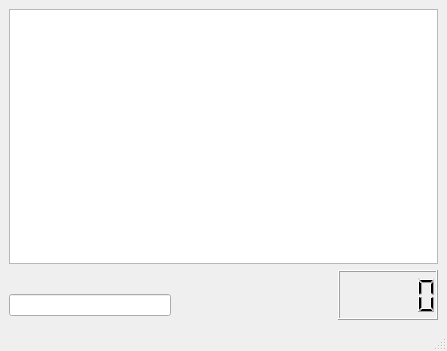
<?xml version="1.0" encoding="UTF-8"?>
<ui version="4.0">
 <class>QCheckInWindow</class>
 <widget class="QMainWindow" name="QCheckInWindow">
  <property name="geometry">
   <rect>
    <x>0</x>
    <y>0</y>
    <width>447</width>
    <height>351</height>
   </rect>
  </property>
  <property name="windowTitle">
   <string>QCheckInWindow</string>
  </property>
  <property name="windowIcon">
   <iconset resource="images.qrc">
    <normaloff>:/images/icon</normaloff>:/images/icon</iconset>
  </property>
  <widget class="QWidget" name="centralwidget">
   <layout class="QVBoxLayout" name="verticalLayout_2">
    <item>
     <widget class="QTextBrowser" name="textBrowser"/>
    </item>
    <item>
     <layout class="QHBoxLayout" name="horizontalLayout_2">
      <item>
       <layout class="QVBoxLayout" name="verticalLayout">
        <item>
         <spacer name="horizontalSpacer">
          <property name="orientation">
           <enum>Qt::Horizontal</enum>
          </property>
          <property name="sizeHint" stdset="0">
           <size>
            <width>40</width>
            <height>20</height>
           </size>
          </property>
         </spacer>
        </item>
        <item>
         <layout class="QHBoxLayout" name="horizontalLayout">
          <item>
           <widget class="QLineEdit" name="lineEdit"/>
          </item>
          <item>
           <spacer name="horizontalSpacer_2">
            <property name="orientation">
             <enum>Qt::Horizontal</enum>
            </property>
            <property name="sizeHint" stdset="0">
             <size>
              <width>40</width>
              <height>20</height>
             </size>
            </property>
           </spacer>
          </item>
         </layout>
        </item>
       </layout>
      </item>
      <item>
       <widget class="QLCDNumber" name="lcdNumber">
        <property name="minimumSize">
         <size>
          <width>100</width>
          <height>50</height>
         </size>
        </property>
       </widget>
      </item>
     </layout>
    </item>
   </layout>
  </widget>
  <widget class="QMenuBar" name="menubar">
   <property name="geometry">
    <rect>
     <x>0</x>
     <y>0</y>
     <width>447</width>
     <height>20</height>
    </rect>
   </property>
  </widget>
  <widget class="QStatusBar" name="statusbar"/>
 </widget>
 <resources>
  <include location="images.qrc"/>
 </resources>
 <connections/>
</ui>
